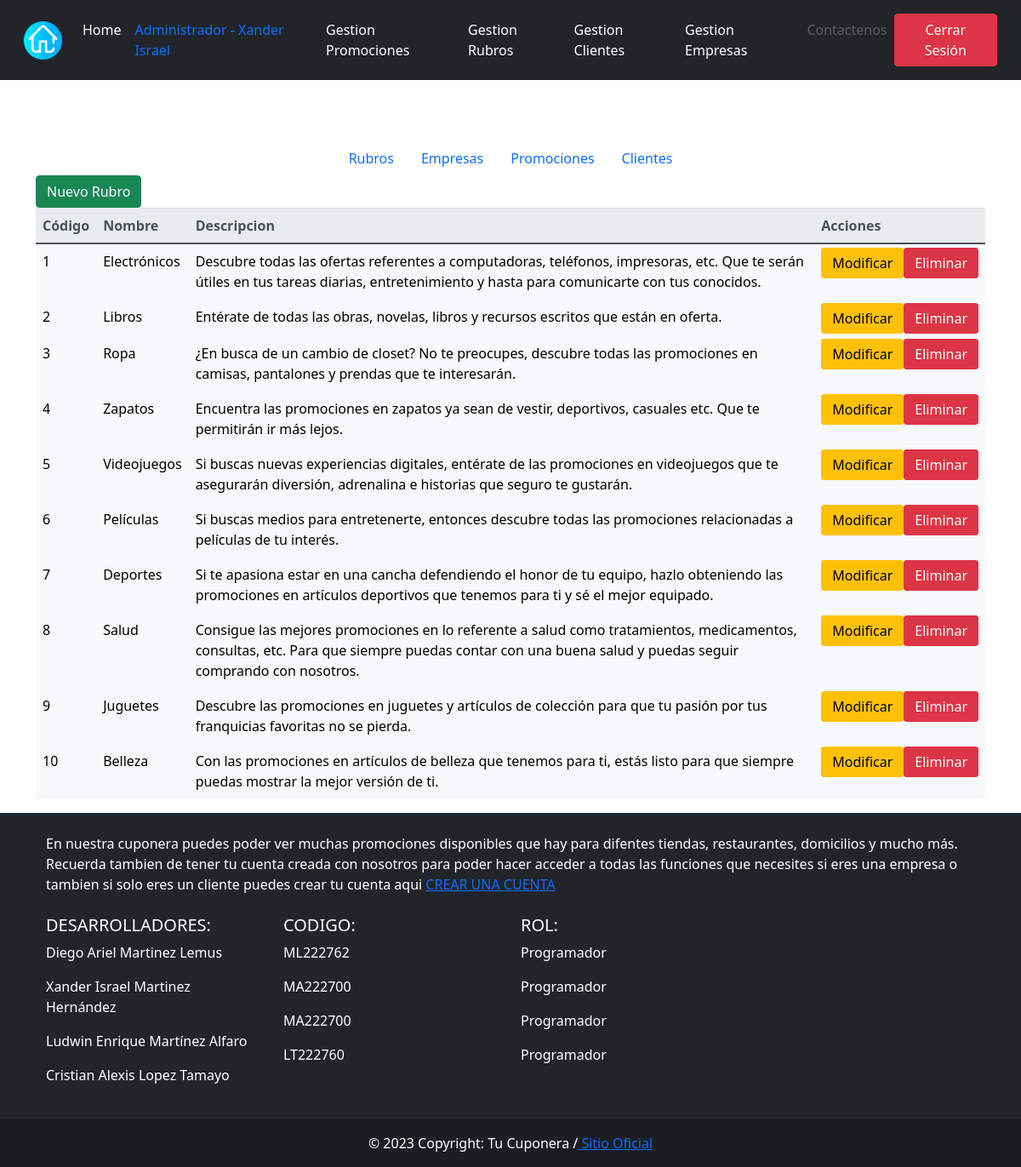
/vista/vistaAdmin.php (signed in), run on the app's committed database.
### tables this page shows
CREATE TABLE `rubro` (
  `CodRubro` int(11) NOT NULL,
  `NombreRubro` varchar(20) NOT NULL,
  `Descripcion` text NOT NULL
);

### modelo/Rubro/daoRubro.admin.php (called while the page is built, shortened)
<?php
    class daoRubro{
        public function listaRubro(){
            $sql = "SELECT * FROM rubro ORDER BY CodRubro";
            $cn = new Conexion();
            $dbh = $cn->getConexion();
            $stmt = $dbh->prepare($sql);
            $stmt->execute();
            $rubros = $stmt->fetchAll(PDO::FETCH_ASSOC);
            return $rubros;
        }
    }
?>

### modelo/Rubro/rubro.class.admin.php (called while the page is built, shortened)
<?php
    class Rubro{
        public $CodRubro;
        public $NombreRubro;
        public $Descripcion;
        public function __construct($nombre,$desc){
            if(!empty($nombre))
                $this->NombreRubro = $nombre;
            else
                throw new Exception('Error. Nombre incorrecto');
            if(!empty($desc))
                $this->Descripcion = $desc;
            else
                throw new Exception('Error. Descripción vacía');
        }
        public function setCodRubro($id){
            $this->CodRubro = $id;
        }
        public function getCodRubro(){
            return $this->CodRubro;
        }
        public function getNombre(){
            return $this->NombreRubro;
        }
        public function getDescripcion(){
            return $this->Descripcion;
        }
}
?>

### vista/rubros.admin.php (the view)
<?php
    if(isset($_SESSION['CodRol']) && $_SESSION['CodRol'] == 1){
?>
<a class="btn btn-success" href="nuevoRubro.admin.php">Nuevo Rubro</a>
<?php
    require '../modelo/Rubro/rubro.class.admin.php';
    require '../modelo/Rubro/daoRubro.admin.php';
    $dao = new daoRubro();
    $rubros = $dao->listaRubro();
    $rubrosTodos = array();
    if(count($rubros) > 1){
        foreach($rubros as $rubro){
            $rub = new Rubro($rubro['NombreRubro'], $rubro['Descripcion']);
            $rub->setCodRubro($rubro['CodRubro']);
            array_push($rubrosTodos, $rub);
        }
?>
    <div class="table-responsive">
        <table class="table table-light">
            <thead class="thead-light">
                <tr>
                    <th scope="col">Código</th>
                    <th scope="col">Nombre</th>
                    <th scope="col">Descripcion</th>
                    <th scope="col">Acciones</th>
                </tr>
            </thead>
            <tbody>
<?php
    foreach($rubrosTodos as $rubroP){
        echo "<tr>";
            echo "<td>" . $rubroP->getCodRubro() ."</td>";
            echo "<td>" . $rubroP->getNombre() ."</td>";
            echo "<td>" . $rubroP->getDescripcion() ."</td>";
            echo "<td>";
            echo "<a class=\"btn btn-warning d-inline\" href=\"../controlador/ctrlRubro.php?accion=Modificar&id=".$rubroP->getCodRubro()."\">Modificar</a>";
            echo "<a class=\"btn btn-danger d-inline\"href=\"../controlador/ctrlRubro.php?accion=Eliminar&id=".$rubroP->getCodRubro()."\">Eliminar</a>";
            echo "</td>";
        echo "</tr>";
    }
    }
?>
            </tbody>
        </table>
    </div>
    <?php
        }else{
    ?>
        <h1>No puedes acceder Aquí si no eres ADMINISTRADOR <a href="login.php">Inicia Sesión</a></h1>
    <?php
        }
    ?>

### data on the page
rubro: CodRubro "1", NombreRubro "Electrónicos", Descripcion "Descubre todas las ofertas referentes a computadoras, teléfonos, impresoras, etc. Que te serán útiles en tus tareas diarias, entretenimiento y hasta para comunicarte con tus conocidos."
rubro: CodRubro "2", NombreRubro "Libros", Descripcion "Entérate de todas las obras, novelas, libros y recursos escritos que están en oferta."
rubro: CodRubro "3", NombreRubro "Ropa", Descripcion "¿En busca de un cambio de closet? No te preocupes, descubre todas las promociones en camisas, pantalones y prendas que te interesarán."
rubro: CodRubro "4", NombreRubro "Zapatos", Descripcion "Encuentra las promociones en zapatos ya sean de vestir, deportivos, casuales etc. Que te permitirán ir más lejos."
rubro: CodRubro "5", NombreRubro "Videojuegos", Descripcion "Si buscas nuevas experiencias digitales, entérate de las promociones en videojuegos que te asegurarán diversión, adrenalina e historias que seguro te gustarán."
rubro: CodRubro "6", NombreRubro "Películas", Descripcion "Si buscas medios para entretenerte, entonces descubre todas las promociones relacionadas a películas de tu interés."
rubro: CodRubro "7", NombreRubro "Deportes", Descripcion "Si te apasiona estar en una cancha defendiendo el honor de tu equipo, hazlo obteniendo las promociones en artículos deportivos que tenemos para ti y sé el mejor equipado."
rubro: CodRubro "8", NombreRubro "Salud", Descripcion "Consigue las mejores promociones en lo referente a salud como tratamientos, medicamentos, consultas, etc. Para que siempre puedas contar con una buena salud y puedas seguir comprando con nosotros."
rubro: CodRubro "9", NombreRubro "Juguetes", Descripcion "Descubre las promociones en juguetes y artículos de colección para que tu pasión por tus franquicias favoritas no se pierda."
rubro: CodRubro "10", NombreRubro "Belleza", Descripcion "Con las promociones en artículos de belleza que tenemos para ti, estás listo para que siempre puedas mostrar la mejor versión de ti."

### other printed values
$log "Administrador - Xander Israel"
